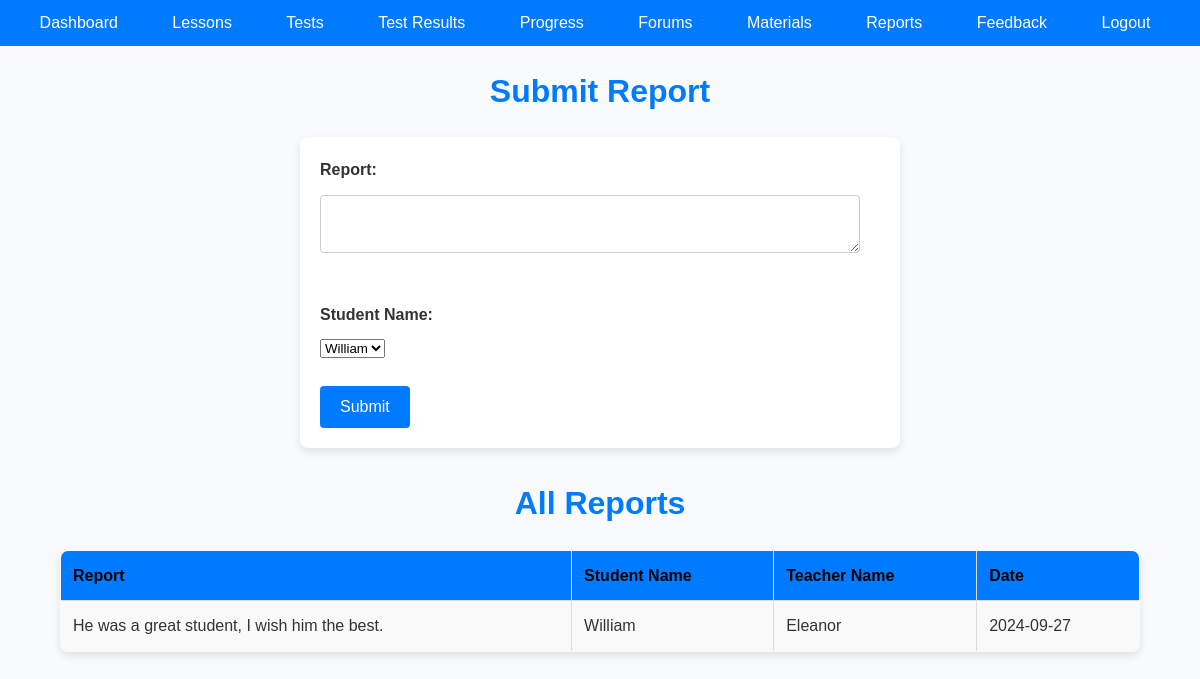
/driving_lessons_system_final/reports.php (signed in), run on the app's committed database.
### tables this page shows
CREATE TABLE IF NOT EXISTS `reports` (
  `report_id` int NOT NULL AUTO_INCREMENT,
  `user_id` int DEFAULT NULL,
  `report_text` text,
  `report_date` date DEFAULT NULL,
  `student_name` varchar(255) DEFAULT NULL,
  `teacher_name` varchar(255) DEFAULT NULL,
  PRIMARY KEY (`report_id`),
  KEY `user_id` (`user_id`)
);

### driving_lessons_system_final/reports.php (the view, shortened to what this page needs)
<?php
include('config.php');
$role_id = $_SESSION['role_id'];
$username = $_SESSION['username'];
if ($role_id == 3) {
    $sql = "SELECT report_text, report_date, student_name, teacher_name FROM reports WHERE student_name = ? ORDER BY report_date DESC";
    $stmt = $conn->prepare($sql);
    $stmt->bind_param('s', $username);
} else if ($role_id == 2) {
    $sql = "SELECT report_text, report_date, student_name, teacher_name FROM reports WHERE teacher_name = ? ORDER BY report_date DESC";
    $stmt = $conn->prepare($sql);
    $stmt->bind_param('s', $username);
} else {
    $sql = "SELECT report_text, report_date, student_name, teacher_name FROM reports ORDER BY report_date DESC";
    $stmt = $conn->prepare($sql);
}
$stmt->execute();
$result = $stmt->get_result();
$reports = $result->fetch_all(MYSQLI_ASSOC);
if ($role_id == 2) {
    $students_sql = "SELECT username FROM users WHERE role_id = 3";
    $students_result = $conn->query($students_sql);
    $students = $students_result->fetch_all(MYSQLI_ASSOC);
}
?>
<!DOCTYPE html>
<html>
<head>
    <link rel="stylesheet" href="style.css">
</head>
<body>
<nav>
<ul>
<li><a href="dashboard.php">Dashboard</a></li>
            <?php if ($role_id != 3):?>
                <li><a href="schedule_lesson.php">Lessons</a></li>
            <?php endif; ?>
            <?php if ($role_id != 3):?>
            <li><a href="schedule_test.php">Tests</a></li>
            <li><a href="test_results.php">Test Results</a></li>
            <?php endif; ?>
            <?php if ($role_id != 1 && $role_id != 3):  ?>
                <li><a href="progress.php">Progress</a></li>
            <?php endif; ?>
            <li><a href="forum.php">Forums</a></li>
            <li><a href="upload_materials.php">Materials</a></li>
            <?php if ($role_id != 1):  ?>
                <li><a href="reports.php">Reports</a></li>
            <?php endif; ?>
            <li><a href="feedback.php">Feedback</a></li>
            <li><a href="logout.php">Logout</a></li>
        </ul>
</nav>
<h1>Submit Report</h1>
<?php if ($role_id == 2):  ?>
    <form action="reports.php" method="post">
        <label for="report_text">Report:</label>
        <textarea name="report_text" required></textarea><br><br>
        <label for="student_name">Student Name:</label>
        <select name="student_name" required>
            <?php
            foreach ($students as $student) {
                echo "<option value='" . htmlspecialchars($student['username']) . "'>" . htmlspecialchars($student['username']) . "</option>";
            }
            ?>
        </select><br><br>
        <button type="submit">Submit</button>
    </form>
<?php endif; ?>
<h1>All Reports</h1>
<table border="1">
    <tr>
        <th>Report</th>
        <th>Student Name</th>
        <th>Teacher Name</th>
        <th>Date</th>
    </tr>
    <?php
    if (!empty($reports)) {
        foreach ($reports as $report) {
            echo "<tr>";
            echo "<td>" . htmlspecialchars($report['report_text']) . "</td>";
            echo "<td>" . htmlspecialchars($report['student_name']) . "</td>";
            echo "<td>" . htmlspecialchars($report['teacher_name']) . "</td>";
            echo "<td>" . htmlspecialchars($report['report_date']) . "</td>";
            echo "</tr>";
        }
    } else {
        echo "<tr><td colspan='4'>No reports found.</td></tr>";
    }
    ?>
</table>
</body>
</html>

### driving_lessons_system_final/style.css (style rules this page uses)
* { margin: 0; padding: 0; box-sizing: border-box; }
body { font-family: 'Arial', sans-serif; line-height: 1.6; background-color: #f9fafc; color: #333; margin: 0; padding: 0; }
h1, h2, h3 { text-align: center; margin-bottom: 20px; color: #007bff; font-weight: bold; }
nav ul { list-style-type: none; padding: 0; text-align: center; background-color: #007bff; margin-bottom: 20px; }
nav ul li { display: inline-block; margin-right: 10px; }
nav ul li a { text-decoration: none; color: #fff; padding: 10px 20px; display: block; border-radius: 4px; transition: background-color 0.3s ease, transform 0.3s ease; }
form { background-color: #fff; padding: 20px; border-radius: 8px; box-shadow: 0 4px 8px rgba(0,0,0,0.1); max-width: 600px; margin: 20px auto; margin-bottom: 30px; }
label { display: block; margin-bottom: 8px; color: #333; font-weight: bold; }
textarea, input[type="text"], input[type="email"], input[type="password"], input[type="select"], input[type="date"] { width: calc(100% - 20px); padding: 10px; margin-top: 5px; margin-bottom: 15px; border: 1px solid #ccc; border-radius: 4px; font-size: 16px; transition: border-color 0.3s ease; }
button[type="submit"], button[value="add result"], button[value="add progress"], input[type="submit"] { background-color: #007bff; color: #fff; border: none; padding: 12px 20px; cursor: pointer; border-radius: 4px; font-size: 16px; transition: background-color 0.3s ease, transform 0.3s ease; }
table { width: 90%; border-collapse: collapse; margin: 20px auto; border-radius: 8px; overflow: hidden; box-shadow: 0 4px 8px rgba(0,0,0,0.1); }
table th, table td { border: 1px solid #ddd; padding: 12px; text-align: left; transition: background-color 0.3s ease; }
table th { background-color: #007bff; color:black; font-weight: bold; }
table tr:nth-child(even) { background-color: #f9f9f9; }
button { background-color: #007bff; color: #fff; border: none; padding: 10px 20px; cursor: pointer; border-radius: 4px; font-size: 16px; transition: background-color 0.3s ease, transform 0.3s ease; }

### data on the page
reports: report_text "He was a great student, I wish him the best.", student_name "William", teacher_name "Eleanor", report_date "2024-09-27"

### other printed values
form field student_name "William"
